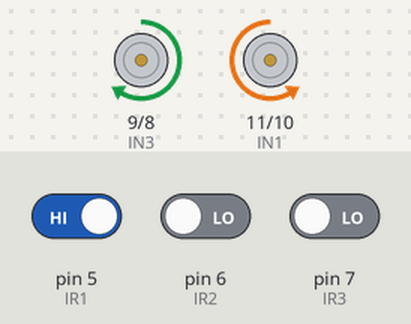
Simulated run of this sketch. Board: Arduino Uno, built with avr-gcc and run on an emulated ATmega328P. Parts: motor-driver pin pairs drawn as motors (green arrow = first pin HIGH = forward, orange = second pin HIGH = backward, longer = more drive). Inputs (shaded band) come from the test bench; at power-on: pin 5 (IR1) HIGH, pin 6 (IR2) LOW, pin 7 (IR3) LOW.

Above: at 1.2 s.
1.3 s: pin 5 (IR1) driven LOW and pin 6 (IR2) driven HIGH
At 2.5 s:
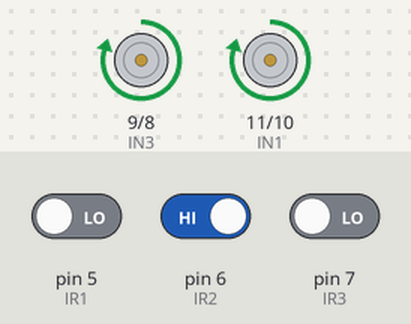
2.8 s: pin 6 (IR2) driven LOW and pin 7 (IR3) driven HIGH
At 3.7 s:
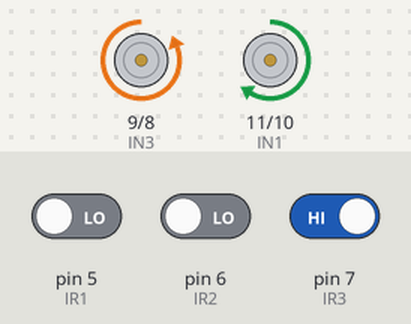
Timing chart, 0 to 5.8 s (numbered marks = the images above; inputs shaded):
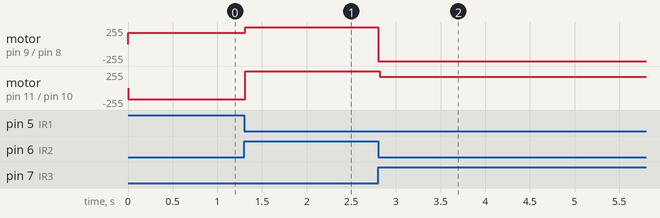

The sketch:

PIDfollow.ino
```cpp
#define IR1 5  // Left IR sensor
#define IR2 6  // Center IR sensor
#define IR3 7  // Right IR sensor

// Motor control pins
#define IN1 11
#define IN2 10
#define IN3 9
#define IN4 8

// PID constants
float Kp = 1.5;   // Proportional gain
float Ki = 0.0;   // Integral gain
float Kd = 0.4;   // Derivative gain

// PID variables
float error = 0, previous_error = 0;
float integral = 0, derivative = 0;
float correction = 0;

// Motor speed variable
int baseSpeed = 170;

void setup() {
  Serial.begin(9600);
  pinMode(IR1, INPUT);
  pinMode(IR2, INPUT);
  pinMode(IR3, INPUT);

  pinMode(IN1, OUTPUT);
  pinMode(IN2, OUTPUT);
  pinMode(IN3, OUTPUT);
  pinMode(IN4, OUTPUT);
}

void loop() {
  // Read sensor values
  bool left = digitalRead(IR1);    // Left sensor
  bool center = digitalRead(IR2);  // Center sensor
  bool right = digitalRead(IR3);   // Right sensor

  // Calculate error based on sensor readings
  if (left == LOW && center == HIGH && right == LOW) {
    error = 0;  // On track
  }
  else if (left == LOW && center == LOW && right == HIGH) {
    error = -1;  // Turn left
  }
  else if (left == HIGH && center == LOW && right == LOW) {
    error = 1; // Turn right
  }

  // PID calculations
  integral += error;
  derivative = error - previous_error;
  correction = Kp * error + Ki * integral + Kd * derivative;
  previous_error = error;

  // Adjust motor speed based on PID correction
  int leftSpeed = baseSpeed - correction;
  int rightSpeed = baseSpeed + correction;

  // Ensure motor speeds stay within the range (0-255)
  leftSpeed = constrain(leftSpeed, 0, 255);
  rightSpeed = constrain(rightSpeed, 0, 255);

  // Control motor speeds
  if (error == 0) {
    forward(leftSpeed+80); // Go straight
  } else if (error == 1) {
    spinRight(rightSpeed); // Turn right
  } else if (error == -1) {
    spinLeft(leftSpeed); // Turn left
  }
  delay(20); // Small delay to prevent sensor noise
}

void forward(int speed) {
  digitalWrite(IN1, HIGH);digitalWrite(IN2, LOW);analogWrite(IN1, speed);
  digitalWrite(IN3, HIGH);digitalWrite(IN4, LOW);analogWrite(IN3, speed);
}

void stop() {
  digitalWrite(IN1, LOW);digitalWrite(IN2, LOW);digitalWrite(IN3, LOW);digitalWrite(IN4, LOW);
}

void moveLeft(int speed) {
  digitalWrite(IN1, HIGH);analogWrite(IN1, speed);digitalWrite(IN2, LOW);
  digitalWrite(IN3, LOW);digitalWrite(IN4, LOW);
}

void moveRight(int speed) {
  digitalWrite(IN1, LOW);digitalWrite(IN2, LOW);
  digitalWrite(IN3, HIGH);digitalWrite(IN4, LOW);analogWrite(IN3, speed);
}

void spinLeft(int speed) {
  digitalWrite(IN1, HIGH);analogWrite(IN1, speed);digitalWrite(IN2, LOW);
  digitalWrite(IN3, LOW);digitalWrite(IN4, HIGH);analogWrite(IN4, speed);
}

void spinRight(int speed) {
  digitalWrite(IN1, LOW);digitalWrite(IN2, HIGH);analogWrite(IN2, speed);
  digitalWrite(IN3, HIGH);digitalWrite(IN4, LOW);analogWrite(IN3, speed);
}

void backward(int speed) {
  digitalWrite(IN1, LOW);digitalWrite(IN2, HIGH);analogWrite(IN1, speed);
  digitalWrite(IN3, LOW);digitalWrite(IN4, HIGH);analogWrite(IN1, speed);
}
```

Measured:
- after the input at 1.3 s, motor on pin 9 (IN3) / pin 8 (IN4): forward 171/255 → forward 250/255 at once; motor on pin 11 (IN1) / pin 10 (IN2): backward 171/255 → forward 250/255 at once
- after the input at 2.8 s, motor on pin 9 (IN3) / pin 8 (IN4): forward 250/255 → backward 255/255 at once; motor on pin 11 (IN1) / pin 10 (IN2): forward 250/255 → forward 171/255 at once
